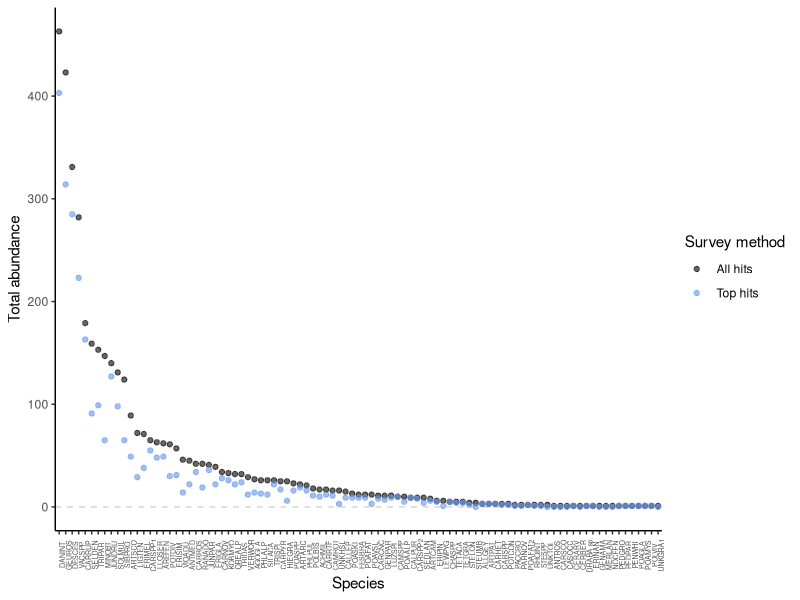
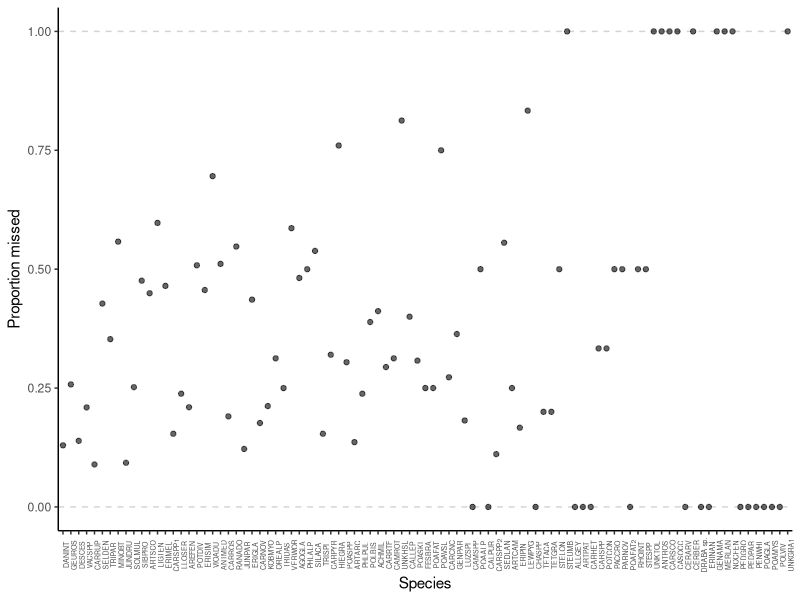

Generate these figures, in order, with R:
## ---- chunk 1
knitr::opts_chunk$set(echo = TRUE)
## ---- chunk 2
library(tidyverse)
library(forcats)

splong <- read_csv("splong_NWT_bs.csv")[-1]
## ---- chunk 3
#species counts for all hits
tallyf <- splong %>% count(sp) %>% arrange(desc(n))
head(tallyf)

#species counts for top hits only
h1 <- splong %>% filter(hits == "hit_1")
tally1 <- h1 %>% count(sp)

# note, diffs in sp number overall = sp lists not comparable
## ---- chunk 4
# total species from all hits
n_all <- length(unique(tallyf$sp))

# total species from top hits only
n_top <- length(unique(tally1$sp))
## ---- chunk 5
# missing sp
(miss <- tallyf$sp[which(!tallyf$sp %in% tally1$sp)])
## ---- chunk 6
# add 0s for those to make sp lists comparable
adds <- data.frame(sp=miss, n=0)
tally1 <- rbind(tally1, adds)

# order species by decreasing abundance
tallyf <- tallyf %>% mutate(sp = as.factor(sp),
                            sp = fct_reorder(sp, -n)) 

# match order of sp to the all-hits method above
tally1 <- tally1 %>% mutate(sp = as.factor(sp))
tally1 <- tally1[order(match(tally1$sp, tallyf$sp)),]

# stacking data for easier plotting
tallyf$method <- "All hits"
tally1$method <- "Top hits"
tally_combo <- rbind(tallyf, tally1)

# plot  
tally_combo %>% ggplot(aes(x=sp, y=n, col=method))+
geom_hline(yintercept = 0, lty=2, col="lightgrey")+
  geom_point(alpha=0.6) +
  theme_classic()+
  theme(axis.text.x = element_text(angle=90, size=5))+
  labs(x="Species", y="Total abundance")+
  scale_color_manual(values = c("black", "cornflowerblue"), name="Survey method")
## ---- chunk 7
# since the sp order is consistent across these df, can subtract abundances
tallyf$loss<- tallyf$n - tally1$n
tallyf$prop_loss <- tallyf$loss/tallyf$n

# plot
tallyf %>% ggplot(aes(x=sp, y=prop_loss))+
  geom_hline(yintercept = 0, lty=2, col="lightgrey")+
  geom_hline(yintercept = 1, lty=2, col="lightgrey")+
  geom_point(alpha=0.6) +
  theme_classic()+
  theme(axis.text.x = element_text(angle=90, size=5))+
  labs(x="Species", y="Proportion missed")
